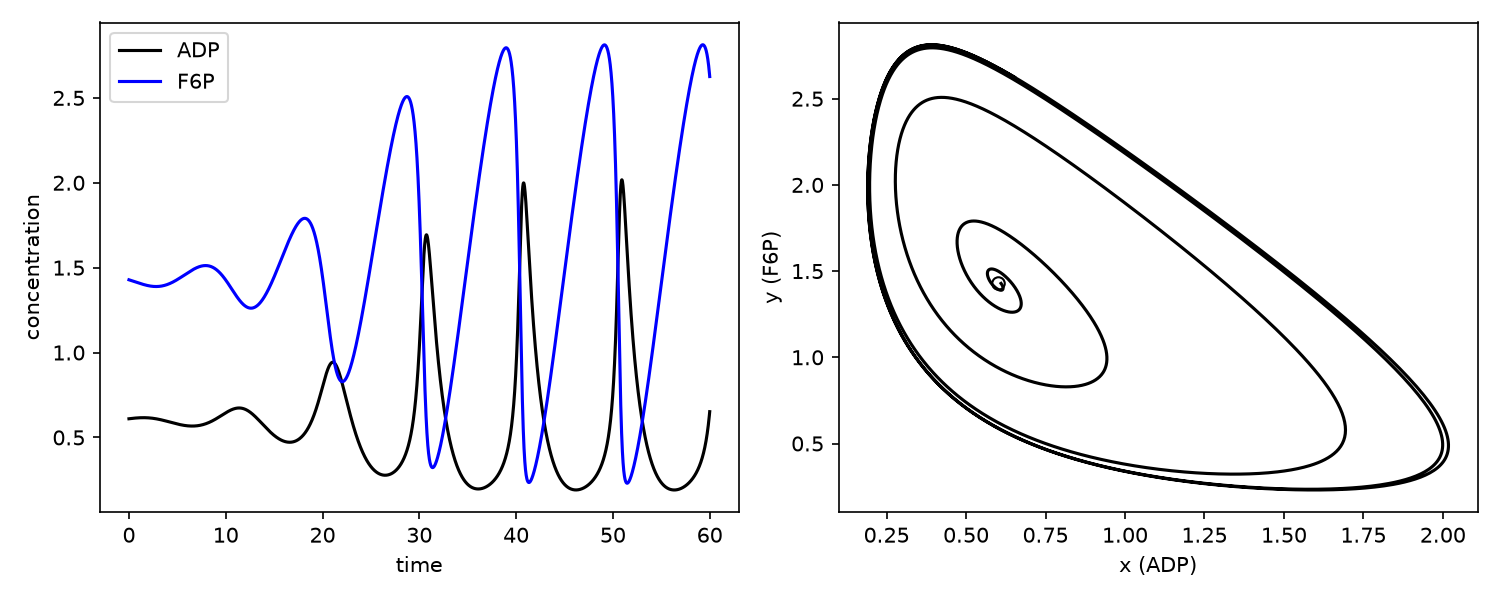

Write Python code to recreate this figure.
import matplotlib.pyplot as plt
import numpy as np
from scipy.integrate import solve_ivp

a = 0.06
b = 0.6
fix = np.array( [ b , b / ( a + b**2 ) ] )


def selkov_model( t , init ):
    x , y = init
    v1 = b
    v2 = a * y + x**2 * y
    v3 = x
    return [ v2 - v3 , v1 - v2 ]


init = fix + np.array( [ 0.01 , 0.0 ] )
t_eval = np.linspace( 0 , 60 , 6000 )
sol = solve_ivp( selkov_model , [0 , 60] , init , t_eval=t_eval , method='RK45' , rtol=1e-9 , atol=1e-12 )

fig , (ax1 , ax2) = plt.subplots( 1 , 2 , figsize=(10, 4) )
ax1.plot( sol.t , sol.y[0] , 'k-' , label='ADP' )
ax1.plot( sol.t , sol.y[1] , 'b-' , label='F6P' )
ax1.set_xlabel( 'time' )
ax1.set_ylabel( 'concentration' )
ax1.legend( loc='upper left' )
ax2.plot( sol.y[0] , sol.y[1] , 'k-' )
ax2.plot( fix[0] , fix[1] , 'ko' , fillstyle='none' )
ax2.set_xlabel( 'x (ADP)' )
ax2.set_ylabel( 'y (F6P)' )
fig.tight_layout()
fig.savefig( 'selkov_perturbation.png' , dpi=150 )
plt.show()
